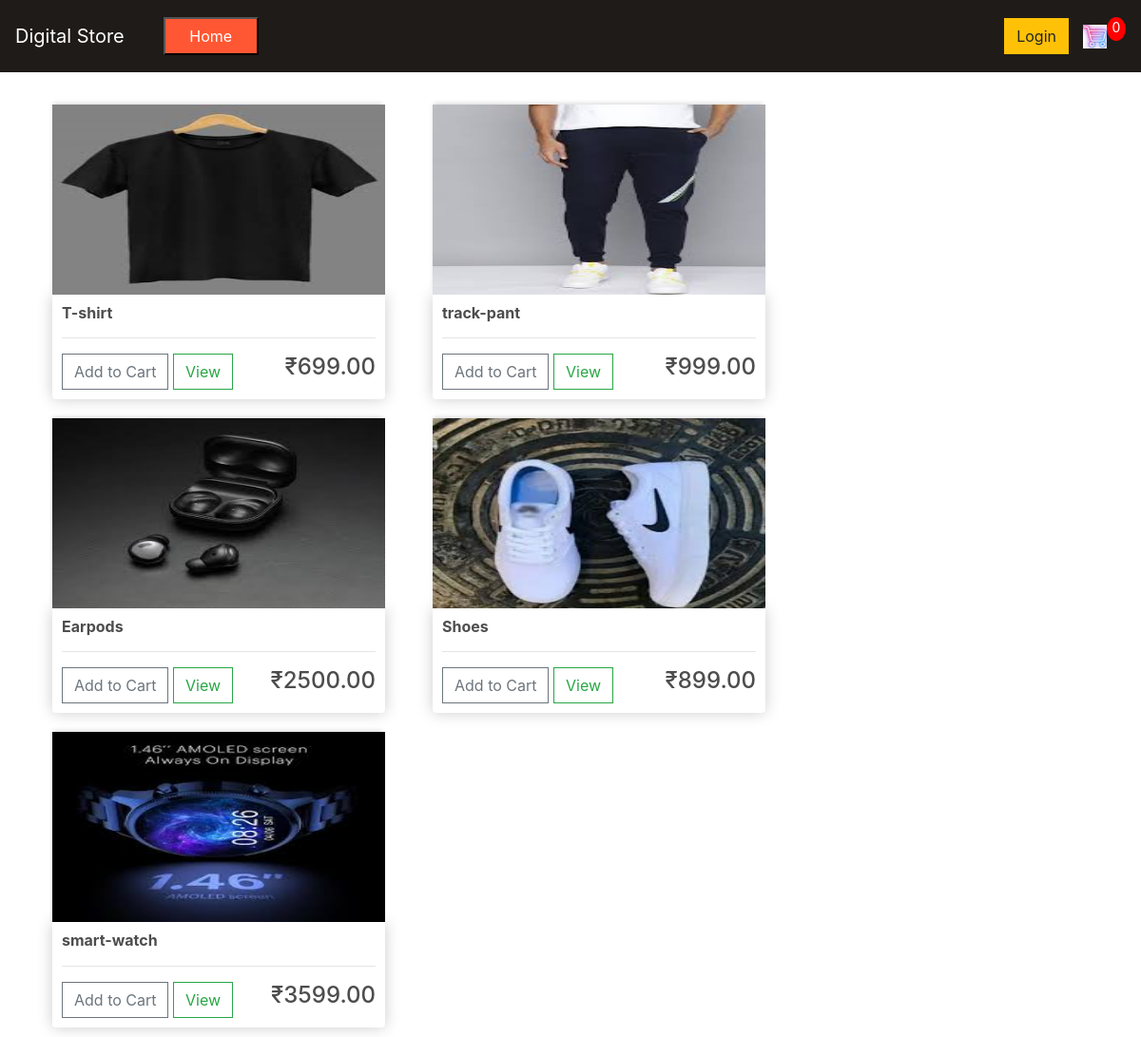
The app's page /store with its own data.
### store/models.py (models this page shows, shortened)
class Product(models.Model):
	name = models.CharField(max_length=200)
	price = models.FloatField()
	digital = models.BooleanField(default=False,null=True, blank=True)
	image = models.ImageField(null=True, blank=True)

### store/views.py (the view)
# urls.py: path('',include('store.urls')),
def store(request):
    products = Product.objects.all()  # Query all products from the database
    context = {
        'products': products
        }
    return render(request, 'store.html',context)

### store/templates/store.html
{% extends 'main.html' %}
{% load static %}
{% block content %}
<div class="row">
    {% for product in products %}
    <div class="col-lg-4">
        <img class="thumbnail" src="{{ product.image.url }}">
        <div class="box-element product">
            <h6><strong>{{ product.name }}</strong></h6>
            <hr>
            <button class="btn btn-outline-secondary add-btn">Add to Cart</button>
            <a class="btn btn-outline-success" href="#">View</a>
            <h4 style="display: inline-block; float: right">₹{{ product.price|floatformat:2 }}</h4>
        </div>
    </div>
    {% endfor %}
</div>
{% endblock %}

### store/templates/main.html (shortened to what this page needs)
<!DOCTYPE html>
{% load static %}
<html>
<head>
	<link rel="stylesheet" href="https://stackpath.bootstrapcdn.com/bootstrap/4.4.1/css/bootstrap.min.css">
	<link rel="stylesheet" type="text/css" href="{% static 'css/main.css' %}">
</head>
<body style="background-image: url('https://backgroundabstract.com/wp-content/uploads/edd/2022/02/5594016-e1656071131636.jpg'); background-repeat: no-repeat; background-size: 1580px 960px;">
	<nav class="navbar navbar-expand-lg navbar-dark bg-dark">
	  <a class="navbar-brand" href="{% url 'store' %}">Digital Store</a>
	  <div class="collapse navbar-collapse" id="navbarSupportedContent">
	    <ul class="navbar-nav mr-auto">
	      <li class="nav-item active">
<div class="col-lg-4">
    <button class="btn-home" onclick="window.location.href='{% url 'home' %}'">Home</button>
</div>
	      </li>
	    </ul>
	    <div class="form-inline my-2 my-lg-0">
	     	<a href="#"class="btn btn-warning">Login</a>
	     	<a href="{% url 'cart' %}">
	    		<img  id="cart-icon" src="{% static 'images/images.jpeg' %}">
	    	</a>
	    	<p id="cart-total">0</p>
	    </div>
	  </div>
	</nav>
     <div class="container">
            <br>
            {% block content %}
            {% endblock content %}
         </div>
</body>
</html>

### static/css/main.css (style rules this page uses)
body { background-color: #fff; }
h1,h2,h3,h4,h5,h6 { color:hsl(0, 0%, 30%); }
.box-element { box-shadow:hsl(0, 0%, 80%) 0 0 16px; background-color: #fff; border-radius: 4px; padding: 10px; }
.thumbnail { width: 100%; height: 200px; -webkit-box-shadow: -1px -3px 5px -2px rgba(214,214,214,1); -moz-box-shadow: -1px -3px 5px -2px rgba(214,214,214,1); box-shadow: -1px -3px 5px -2px rgba(214,214,214,1); bottom: 50px; }
.product { border-radius: 0 0 4px 4px; }
.bg-dark { background-color: #1f1b18!important; }
#cart-icon { width:25px; display: inline-block; margin-left: 15px; }
#cart-total { display: block; text-align: center; color:#fff; background-color: red; width: 20px; height: 25px; border-radius: 50%; font-size: 14px; }
.col-lg-4, .col-lg-6, .col-lg-8, .col-lg-12 { margin-top: 10px; margin-bottom: 50px; }
.btn { border-radius: 0; }
.btn-home { background-color: #ff5733; color: #fff; width: 100px; height: 40px; transition: background-color 0.3s, color 0.3s; }
.col-lg-4 { margin: 10px; }

### records on screen
Product: image (picture), name "T-shirt", price "699.00"
Product: image (picture), name "track-pant", price "999.00"
Product: image (picture), name "Earpods", price "2500.00"
Product: image (picture), name "Shoes", price "899.00"
Product: image (picture), name "smart-watch", price "3599.00"
